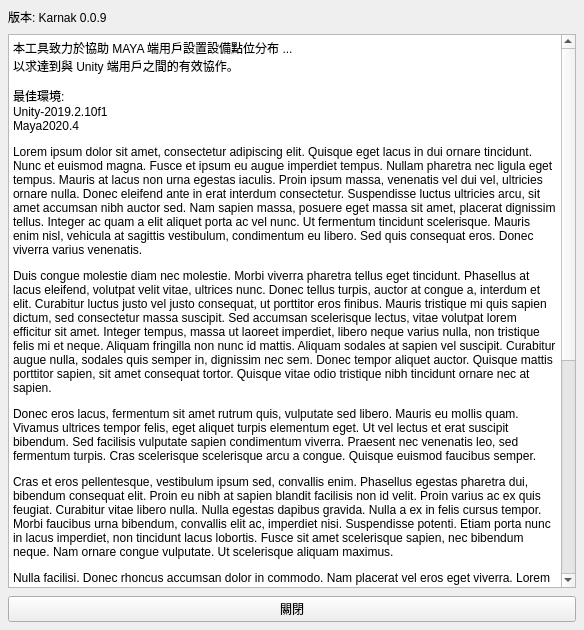
<?xml version="1.0" encoding="UTF-8"?>
<ui version="4.0">
 <class>About</class>
 <widget class="QWidget" name="About">
  <property name="geometry">
   <rect>
    <x>0</x>
    <y>0</y>
    <width>584</width>
    <height>630</height>
   </rect>
  </property>
  <property name="sizePolicy">
   <sizepolicy hsizetype="Preferred" vsizetype="Fixed">
    <horstretch>0</horstretch>
    <verstretch>0</verstretch>
   </sizepolicy>
  </property>
  <property name="acceptDrops">
   <bool>false</bool>
  </property>
  <property name="windowTitle">
   <string>Form</string>
  </property>
  <property name="autoFillBackground">
   <bool>false</bool>
  </property>
  <layout class="QVBoxLayout" name="verticalLayout">
   <property name="spacing">
    <number>0</number>
   </property>
   <property name="leftMargin">
    <number>0</number>
   </property>
   <property name="topMargin">
    <number>0</number>
   </property>
   <property name="rightMargin">
    <number>0</number>
   </property>
   <property name="bottomMargin">
    <number>0</number>
   </property>
   <item>
    <layout class="QVBoxLayout" name="verticalLayout_2">
     <property name="spacing">
      <number>8</number>
     </property>
     <property name="leftMargin">
      <number>8</number>
     </property>
     <property name="topMargin">
      <number>8</number>
     </property>
     <property name="rightMargin">
      <number>8</number>
     </property>
     <property name="bottomMargin">
      <number>8</number>
     </property>
     <item>
      <widget class="QLabel" name="label">
       <property name="text">
        <string>版本: Karnak 0.0.9</string>
       </property>
      </widget>
     </item>
     <item>
      <widget class="QTextBrowser" name="textBrowser_2">
       <property name="maximumSize">
        <size>
         <width>16777215</width>
         <height>16777215</height>
        </size>
       </property>
       <property name="html">
        <string>&lt;!DOCTYPE HTML PUBLIC &quot;-//W3C//DTD HTML 4.0//EN&quot; &quot;http://www.w3.org/TR/REC-html40/strict.dtd&quot;&gt;
&lt;html&gt;&lt;head&gt;&lt;meta name=&quot;qrichtext&quot; content=&quot;1&quot; /&gt;&lt;style type=&quot;text/css&quot;&gt;
p, li { white-space: pre-wrap; }
&lt;/style&gt;&lt;/head&gt;&lt;body style=&quot; font-family:'PMingLiU'; font-size:9pt; font-weight:400; font-style:normal;&quot;&gt;
&lt;p style=&quot; margin-top:12px; margin-bottom:12px; margin-left:0px; margin-right:0px; -qt-block-indent:0; text-indent:0px;&quot;&gt;本工具致力於協助 MAYA 端用戶設置設備點位分布 ...&lt;br /&gt;以求達到與 Unity 端用戶之間的有效協作。&lt;/p&gt;
&lt;p style=&quot; margin-top:12px; margin-bottom:12px; margin-left:0px; margin-right:0px; -qt-block-indent:0; text-indent:0px;&quot;&gt;最佳環境:&lt;br /&gt;Unity-2019.2.10f1&lt;br /&gt;Maya2020.4&lt;/p&gt;
&lt;p style=&quot; margin-top:12px; margin-bottom:12px; margin-left:0px; margin-right:0px; -qt-block-indent:0; text-indent:0px;&quot;&gt;Lorem ipsum dolor sit amet, consectetur adipiscing elit. Quisque eget lacus in dui ornare tincidunt. Nunc et euismod magna. Fusce et ipsum eu augue imperdiet tempus. Nullam pharetra nec ligula eget tempus. Mauris at lacus non urna egestas iaculis. Proin ipsum massa, venenatis vel dui vel, ultricies ornare nulla. Donec eleifend ante in erat interdum consectetur. Suspendisse luctus ultricies arcu, sit amet accumsan nibh auctor sed. Nam sapien massa, posuere eget massa sit amet, placerat dignissim tellus. Integer ac quam a elit aliquet porta ac vel nunc. Ut fermentum tincidunt scelerisque. Mauris enim nisl, vehicula at sagittis vestibulum, condimentum eu libero. Sed quis consequat eros. Donec viverra varius venenatis.&lt;/p&gt;
&lt;p style=&quot; margin-top:12px; margin-bottom:12px; margin-left:0px; margin-right:0px; -qt-block-indent:0; text-indent:0px;&quot;&gt;Duis congue molestie diam nec molestie. Morbi viverra pharetra tellus eget tincidunt. Phasellus at lacus eleifend, volutpat velit vitae, ultrices nunc. Donec tellus turpis, auctor at congue a, interdum et elit. Curabitur luctus justo vel justo consequat, ut porttitor eros finibus. Mauris tristique mi quis sapien dictum, sed consectetur massa suscipit. Sed accumsan scelerisque lectus, vitae volutpat lorem efficitur sit amet. Integer tempus, massa ut laoreet imperdiet, libero neque varius nulla, non tristique felis mi et neque. Aliquam fringilla non nunc id mattis. Aliquam sodales at sapien vel suscipit. Curabitur augue nulla, sodales quis semper in, dignissim nec sem. Donec tempor aliquet auctor. Quisque mattis porttitor sapien, sit amet consequat tortor. Quisque vitae odio tristique nibh tincidunt ornare nec at sapien.&lt;/p&gt;
&lt;p style=&quot; margin-top:12px; margin-bottom:12px; margin-left:0px; margin-right:0px; -qt-block-indent:0; text-indent:0px;&quot;&gt;Donec eros lacus, fermentum sit amet rutrum quis, vulputate sed libero. Mauris eu mollis quam. Vivamus ultrices tempor felis, eget aliquet turpis elementum eget. Ut vel lectus et erat suscipit bibendum. Sed facilisis vulputate sapien condimentum viverra. Praesent nec venenatis leo, sed fermentum turpis. Cras scelerisque scelerisque arcu a congue. Quisque euismod faucibus semper.&lt;/p&gt;
&lt;p style=&quot; margin-top:12px; margin-bottom:12px; margin-left:0px; margin-right:0px; -qt-block-indent:0; text-indent:0px;&quot;&gt;Cras et eros pellentesque, vestibulum ipsum sed, convallis enim. Phasellus egestas pharetra dui, bibendum consequat elit. Proin eu nibh at sapien blandit facilisis non id velit. Proin varius ac ex quis feugiat. Curabitur vitae libero nulla. Nulla egestas dapibus gravida. Nulla a ex in felis cursus tempor. Morbi faucibus urna bibendum, convallis elit ac, imperdiet nisi. Suspendisse potenti. Etiam porta nunc in lacus imperdiet, non tincidunt lacus lobortis. Fusce sit amet scelerisque sapien, nec bibendum neque. Nam ornare congue vulputate. Ut scelerisque aliquam maximus.&lt;/p&gt;
&lt;p style=&quot; margin-top:12px; margin-bottom:12px; margin-left:0px; margin-right:0px; -qt-block-indent:0; text-indent:0px;&quot;&gt;Nulla facilisi. Donec rhoncus accumsan dolor in commodo. Nam placerat vel eros eget viverra. Lorem ipsum dolor sit amet, consectetur adipiscing elit. Pellentesque egestas tortor ac nunc rutrum commodo. Orci varius natoque penatibus et magnis dis parturient montes, nascetur ridiculus mus. In eget neque at leo efficitur auctor at tristique nulla. Maecenas aliquet eros ac volutpat volutpat. Nunc eu luctus mauris, ut luctus sem. Nunc volutpat nisi quis est bibendum finibus. Ut eget bibendum ante, sit amet euismod urna. Ut auctor eros nec augue sodales varius. Donec finibus aliquam euismod. Suspendisse eleifend erat in consectetur placerat. Ut viverra convallis nisi, non tristique tellus consectetur vitae. Fusce tincidunt, lectus vel malesuada imperdiet, enim odio vehicula felis, non egestas sapien enim eget ex.&lt;/p&gt;
&lt;p style=&quot; margin-top:12px; margin-bottom:12px; margin-left:0px; margin-right:0px; -qt-block-indent:0; text-indent:0px;&quot;&gt;Mauris sed massa ex. Etiam ac arcu suscipit, scelerisque ligula ac, blandit augue. Etiam sollicitudin sem tortor, ut convallis arcu ultricies quis. Proin sit amet pharetra enim. Vestibulum aliquam lorem neque, euismod vehicula massa placerat eget. Quisque cursus tempus nisi sit amet bibendum. Cras vitae ipsum in justo feugiat fermentum. Donec finibus purus sit amet cursus tincidunt. Nam pretium lacinia orci, non gravida leo vulputate placerat. Vestibulum quam sapien, pellentesque eu pellentesque ut, condimentum sed leo. Nunc faucibus non diam in dapibus.&lt;/p&gt;
&lt;p style=&quot; margin-top:0px; margin-bottom:0px; margin-left:0px; margin-right:0px; -qt-block-indent:0; text-indent:0px;&quot;&gt;Proin vitae commodo felis, id fringilla velit. Donec mollis quis lorem eget mollis. Sed malesuada tortor quis dui blandit suscipit. Aenean vehicula interdum tellus in consequat. Fusce maximus feugiat arcu vel mattis. Vivamus fermentum nunc faucibus convallis semper. Nullam congue lacus ac ex sagittis, eget faucibus ligula placerat. Integer eu nisi vitae odio posuere feugiat id nec quam. Vivamus ac risus eget nulla rhoncus ullamcorper. Mauris et volutpat justo. Etiam pellentesque arcu nec aliquet mattis. In vulputate ipsum ultricies nibh malesuada sollicitudin. Donec nulla erat, pulvinar sit amet lectus ut, aliquet blandit massa. Nulla nec justo sit amet lacus malesuada sollicitudin at eu sem.&lt;/p&gt;
&lt;p style=&quot;-qt-paragraph-type:empty; margin-top:0px; margin-bottom:0px; margin-left:0px; margin-right:0px; -qt-block-indent:0; text-indent:0px;&quot;&gt;&lt;br /&gt;&lt;/p&gt;
&lt;p style=&quot; margin-top:0px; margin-bottom:0px; margin-left:0px; margin-right:0px; -qt-block-indent:0; text-indent:0px;&quot;&gt;Vivamus eu tincidunt mauris. In hac habitasse platea dictumst. Morbi quis nunc dapibus, dictum felis maximus, finibus nunc. Aenean vel orci dolor. Integer vel arcu consequat, varius diam eu, lacinia lorem. Pellentesque luctus id mi sit amet euismod. Curabitur tristique elementum turpis vel aliquam.&lt;/p&gt;&lt;/body&gt;&lt;/html&gt;</string>
       </property>
      </widget>
     </item>
     <item>
      <widget class="QPushButton" name="ok_button">
       <property name="text">
        <string>關閉</string>
       </property>
      </widget>
     </item>
    </layout>
   </item>
  </layout>
 </widget>
 <resources>
  <include location="../frame/pic.qrc"/>
 </resources>
 <connections/>
</ui>
